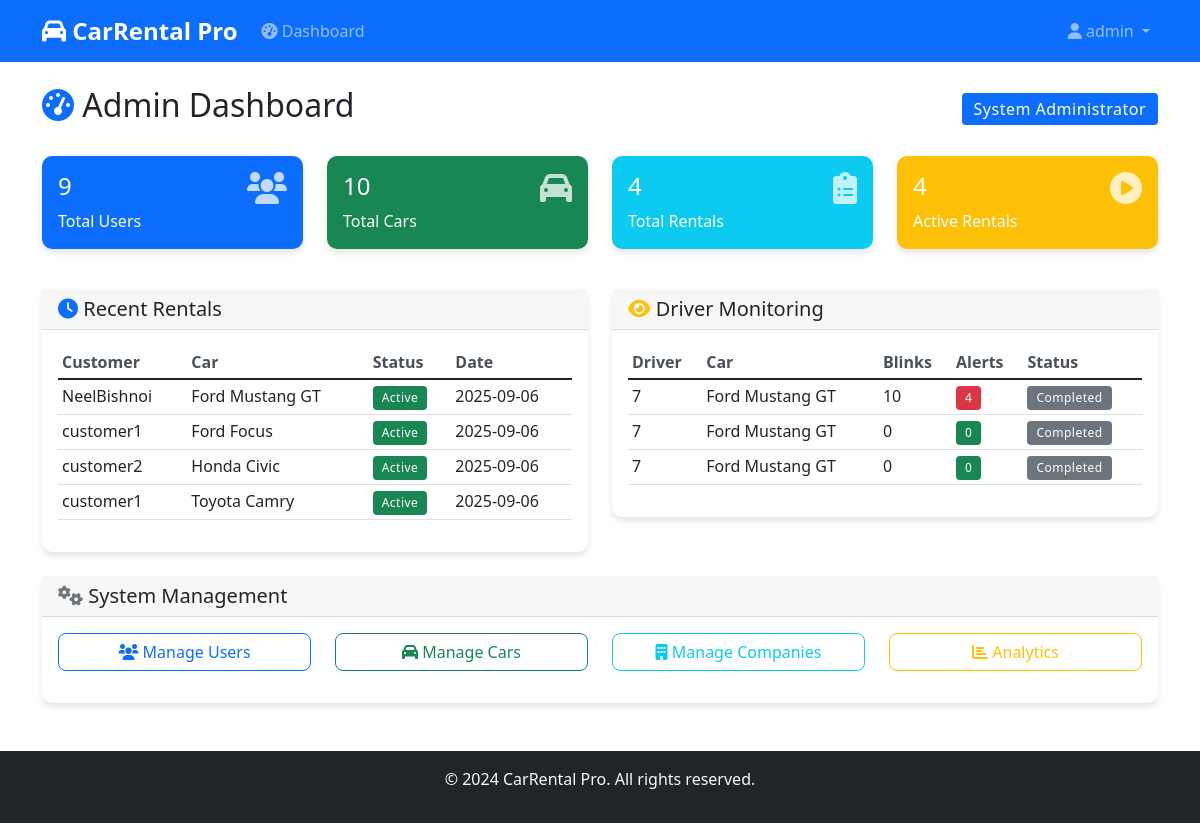
The page /admin (signed in) on the database its author committed.
### app.py (models this page shows)
class User(UserMixin, db.Model):
    id = db.Column(db.Integer, primary_key=True)
    username = db.Column(db.String(80), unique=True, nullable=False)
    email = db.Column(db.String(120), unique=True, nullable=False)
    password_hash = db.Column(db.String(120), nullable=False)
    role = db.Column(db.String(20), nullable=False)  # 'admin', 'car_owner', 'rental_company', 'customer'
    created_at = db.Column(db.DateTime, default=datetime.utcnow)
    cars = db.relationship('Car', backref='owner', lazy=True)
    rentals = db.relationship('Rental', backref='customer', lazy=True)
    company = db.relationship('RentalCompany', backref='user', uselist=False)

class Rental(db.Model):
    id = db.Column(db.Integer, primary_key=True)
    car_id = db.Column(db.Integer, db.ForeignKey('car.id'), nullable=False)
    customer_id = db.Column(db.Integer, db.ForeignKey('user.id'), nullable=False)
    rental_company_id = db.Column(db.Integer, db.ForeignKey('rental_company.id'), nullable=False)
    start_date = db.Column(db.DateTime, nullable=False)
    end_date = db.Column(db.DateTime, nullable=False)
    daily_rate = db.Column(db.Float, nullable=False)
    total_amount = db.Column(db.Float, nullable=False)
    commission = db.Column(db.Float, nullable=False)
    handling_fee = db.Column(db.Float, nullable=False)
    status = db.Column(db.String(20), default='active')  # 'active', 'completed', 'cancelled'
    created_at = db.Column(db.DateTime, default=datetime.utcnow)
    monitoring_sessions = db.relationship('DriverMonitoring', backref='rental', lazy=True)

class Car(db.Model):
    id = db.Column(db.Integer, primary_key=True)
    make = db.Column(db.String(50), nullable=False)
    model = db.Column(db.String(50), nullable=False)
    year = db.Column(db.Integer, nullable=False)
    license_plate = db.Column(db.String(20), unique=True, nullable=False)
    color = db.Column(db.String(20), nullable=False)
    daily_rate = db.Column(db.Float, nullable=False)
    status = db.Column(db.String(20), default='available')  # 'available', 'rented', 'maintenance'
    owner_id = db.Column(db.Integer, db.ForeignKey('user.id'), nullable=False)
    rental_company_id = db.Column(db.Integer, db.ForeignKey('rental_company.id'))
    created_at = db.Column(db.DateTime, default=datetime.utcnow)
    rentals = db.relationship('Rental', backref='car', lazy=True)
    monitoring_data = db.relationship('DriverMonitoring', backref='car', lazy=True)

class DriverMonitoring(db.Model):
    id = db.Column(db.Integer, primary_key=True)
    rental_id = db.Column(db.Integer, db.ForeignKey('rental.id'), nullable=False)
    car_id = db.Column(db.Integer, db.ForeignKey('car.id'), nullable=False)
    driver_id = db.Column(db.Integer, db.ForeignKey('user.id'), nullable=False)
    session_start = db.Column(db.DateTime, nullable=False)
    session_end = db.Column(db.DateTime)
    total_blinks = db.Column(db.Integer, default=0)
    drowsiness_alerts = db.Column(db.Integer, default=0)
    avg_ear = db.Column(db.Float)  # Average Eye Aspect Ratio
    status = db.Column(db.String(20), default='active')  # 'active', 'completed'
    created_at = db.Column(db.DateTime, default=datetime.utcnow)

### app.py (the view)
@app.route('/admin')
@login_required
@role_required(['admin'])
def admin_dashboard():
    stats = {
        'total_users': User.query.count(),
        'total_cars': Car.query.count(),
        'total_rentals': Rental.query.count(),
        'active_rentals': Rental.query.filter_by(status='active').count(),
        'total_companies': RentalCompany.query.count()
    }
    recent_rentals = Rental.query.order_by(Rental.created_at.desc()).limit(10).all()
    recent_monitoring = DriverMonitoring.query.order_by(DriverMonitoring.created_at.desc()).limit(10).all()
    return render_template('admin_dashboard.html', stats=stats, recent_rentals=recent_rentals, recent_monitoring=recent_monitoring)

### app.py (called while the page is built)
@login_manager.user_loader
def load_user(user_id):
    return User.query.get(int(user_id))

def role_required(roles):
    def decorator(f):
        @wraps(f)
        def decorated_function(*args, **kwargs):
            if not current_user.is_authenticated:
                return redirect(url_for('login'))
            if current_user.role not in roles:
                flash('Access denied. Insufficient permissions.', 'error')
                return redirect(url_for('dashboard'))
            return f(*args, **kwargs)
        return decorated_function
    return decorator

### templates/admin_dashboard.html (shortened to what this page needs)
{% extends "base.html" %}
{% block content %}
<div class="d-flex justify-content-between align-items-center mb-4">
    <h2><i class="fas fa-tachometer-alt text-primary"></i> Admin Dashboard</h2>
    <span class="badge bg-primary fs-6">System Administrator</span>
</div>
<div class="row mb-4">
    <div class="col-md-3 mb-3">
        <div class="card bg-primary text-white">
            <div class="card-body">
                <div class="d-flex justify-content-between">
                    <div>
                        <h4>{{ stats.total_users }}</h4>
                        <p class="mb-0">Total Users</p>
                    </div>
                    <i class="fas fa-users fa-2x opacity-75"></i>
                </div>
            </div>
        </div>
    </div>
    <div class="col-md-3 mb-3">
        <div class="card bg-success text-white">
            <div class="card-body">
                <div class="d-flex justify-content-between">
                    <div>
                        <h4>{{ stats.total_cars }}</h4>
                        <p class="mb-0">Total Cars</p>
                    </div>
                    <i class="fas fa-car fa-2x opacity-75"></i>
                </div>
            </div>
        </div>
    </div>
    <div class="col-md-3 mb-3">
        <div class="card bg-info text-white">
            <div class="card-body">
                <div class="d-flex justify-content-between">
                    <div>
                        <h4>{{ stats.total_rentals }}</h4>
                        <p class="mb-0">Total Rentals</p>
                    </div>
                    <i class="fas fa-clipboard-list fa-2x opacity-75"></i>
                </div>
            </div>
        </div>
    </div>
    <div class="col-md-3 mb-3">
        <div class="card bg-warning text-white">
            <div class="card-body">
                <div class="d-flex justify-content-between">
                    <div>
                        <h4>{{ stats.active_rentals }}</h4>
                        <p class="mb-0">Active Rentals</p>
                    </div>
                    <i class="fas fa-play-circle fa-2x opacity-75"></i>
                </div>
            </div>
        </div>
    </div>
</div>
<div class="row">
    <div class="col-lg-6 mb-4">
        <div class="card">
            <div class="card-header">
                <h5 class="card-title mb-0">
                    <i class="fas fa-clock text-primary"></i> Recent Rentals
                </h5>
            </div>
            <div class="card-body">
                {% if recent_rentals %}
                    <div class="table-responsive">
                        <table class="table table-sm">
                            <thead>
                                <tr>
                                    <th>Customer</th>
                                    <th>Car</th>
                                    <th>Status</th>
                                    <th>Date</th>
                                </tr>
                            </thead>
                            <tbody>
                                {% for rental in recent_rentals %}
                                <tr>
                                    <td>{{ rental.customer.username }}</td>
                                    <td>{{ rental.car.make }} {{ rental.car.model }}</td>
                                    <td>
                                        <span class="badge bg-{{ 'success' if rental.status == 'active' else 'secondary' }}">
                                            {{ rental.status.title() }}
                                        </span>
                                    </td>
                                    <td>{{ rental.created_at.strftime('%Y-%m-%d') }}</td>
                                </tr>
                                {% endfor %}
                            </tbody>
                        </table>
                    </div>
                {% else %}
                    <p class="text-muted">No recent rentals found.</p>
                {% endif %}
            </div>
        </div>
    </div>
    <div class="col-lg-6 mb-4">
        <div class="card">
            <div class="card-header">
                <h5 class="card-title mb-0">
                    <i class="fas fa-eye text-warning"></i> Driver Monitoring
                </h5>
            </div>
            <div class="card-body">
                {% if recent_monitoring %}
                    <div class="table-responsive">
                        <table class="table table-sm">
                            <thead>
                                <tr>
                                    <th>Driver</th>
                                    <th>Car</th>
                                    <th>Blinks</th>
                                    <th>Alerts</th>
                                    <th>Status</th>
                                </tr>
                            </thead>
                            <tbody>
                                {% for monitor in recent_monitoring %}
                                <tr>
                                    <td>{{ monitor.driver_id }}</td>
                                    <td>{{ monitor.car.make }} {{ monitor.car.model }}</td>
                                    <td>{{ monitor.total_blinks }}</td>
                                    <td>
                                        <span class="badge bg-{{ 'danger' if monitor.drowsiness_alerts > 0 else 'success' }}">
                                            {{ monitor.drowsiness_alerts }}
                                        </span>
                                    </td>
                                    <td>
                                        <span class="badge bg-{{ 'success' if monitor.status == 'active' else 'secondary' }}">
                                            {{ monitor.status.title() }}
                                        </span>
                                    </td>
                                </tr>
                                {% endfor %}
                            </tbody>
                        </table>
                    </div>
                {% else %}
                    <p class="text-muted">No monitoring data available.</p>
                {% endif %}
            </div>
        </div>
    </div>
</div>
<div class="row">
    <div class="col-12">
        <div class="card">
            <div class="card-header">
                <h5 class="card-title mb-0">
                    <i class="fas fa-cogs text-secondary"></i> System Management
                </h5>
            </div>
            <div class="card-body">
                <div class="row">
                    <div class="col-md-3 mb-3">
                        <div class="d-grid">
                            <button class="btn btn-outline-primary">
                                <i class="fas fa-users"></i> Manage Users
                            </button>
                        </div>
                    </div>
                    <div class="col-md-3 mb-3">
                        <div class="d-grid">
                            <button class="btn btn-outline-success">
                                <i class="fas fa-car"></i> Manage Cars
                            </button>
                        </div>
                    </div>
                    <div class="col-md-3 mb-3">
                        <div class="d-grid">
                            <button class="btn btn-outline-info">
                                <i class="fas fa-building"></i> Manage Companies
                            </button>
                        </div>
                    </div>
                    <div class="col-md-3 mb-3">
                        <div class="d-grid">
                            <button class="btn btn-outline-warning">
                                <i class="fas fa-chart-bar"></i> Analytics
                            </button>
                        </div>
                    </div>
                </div>
            </div>
        </div>
    </div>
</div>
{% endblock %}

### templates/base.html (shortened to what this page needs)
<!DOCTYPE html>
<html lang="en">
<head>
    <link href="https://cdn.jsdelivr.net/npm/bootstrap@5.1.3/dist/css/bootstrap.min.css" rel="stylesheet">
    <link href="https://cdnjs.cloudflare.com/ajax/libs/font-awesome/6.0.0/css/all.min.css" rel="stylesheet">
    <link href="{{ url_for('static', filename='css/style.css') }}" rel="stylesheet">
</head>
<body>
    <nav class="navbar navbar-expand-lg navbar-dark bg-primary">
        <div class="container">
            <a class="navbar-brand" href="{{ url_for('index') }}">
                <i class="fas fa-car"></i> CarRental Pro
            </a>
            <div class="collapse navbar-collapse" id="navbarNav">
                <ul class="navbar-nav me-auto">
                    {% if current_user.is_authenticated %}
                        <li class="nav-item">
                            <a class="nav-link" href="{{ url_for('dashboard') }}">
                                <i class="fas fa-tachometer-alt"></i> Dashboard
                            </a>
                        </li>
                    {% endif %}
                </ul>
                <ul class="navbar-nav">
                    {% if current_user.is_authenticated %}
                        <li class="nav-item dropdown">
                            <a class="nav-link dropdown-toggle" href="#" id="navbarDropdown" role="button" data-bs-toggle="dropdown">
                                <i class="fas fa-user"></i> {{ current_user.username }}
                            </a>
                        </li>
                    {% endif %}
                </ul>
            </div>
        </div>
    </nav>
    <main class="container mt-4">
        {% block content %}{% endblock %}
    </main>
    <footer class="bg-dark text-light text-center py-3 mt-5">
        <div class="container">
            <p>&copy; 2024 CarRental Pro. All rights reserved.</p>
        </div>
    </footer>
</body>
</html>

### static/css/style.css (style rules this page uses)
.card { border: none; border-radius: 10px; box-shadow: 0 4px 6px rgba(0, 0, 0, 0.1); transition: transform 0.2s ease-in-out; }
.navbar-brand { font-weight: bold; font-size: 1.5rem; }
.btn { border-radius: 8px; font-weight: 500; }
.table th { border-top: none; font-weight: 600; color: #495057; }
.badge { font-size: 0.75rem; padding: 0.5em 0.75em; }
.badge { font-weight: 500; letter-spacing: 0.5px; }
footer { margin-top: auto; }

### rows shown on the page
User: username "admin"
Rental: customer.username "NeelBishnoi", car.make "Ford", car.model "Mustang GT", status "Active", created_at "2025-09-06"
Rental: customer.username "customer1", car.make "Ford", car.model "Focus", status "Active", created_at "2025-09-06"
Rental: customer.username "customer2", car.make "Honda", car.model "Civic", status "Active", created_at "2025-09-06"
Rental: customer.username "customer1", car.make "Toyota", car.model "Camry", status "Active", created_at "2025-09-06"
DriverMonitoring: driver_id "7", car.make "Ford", car.model "Mustang GT", total_blinks "10", drowsiness_alerts "4", status "Completed"
DriverMonitoring: driver_id "7", car.make "Ford", car.model "Mustang GT", total_blinks "0", drowsiness_alerts "0", status "Completed"
DriverMonitoring: driver_id "7", car.make "Ford", car.model "Mustang GT", total_blinks "0", drowsiness_alerts "0", status "Completed"

### other values the page prints
{{ stats.total_users }} "9"
{{ stats.total_cars }} "10"
{{ stats.total_rentals }} "4"
{{ stats.active_rentals }} "4"
